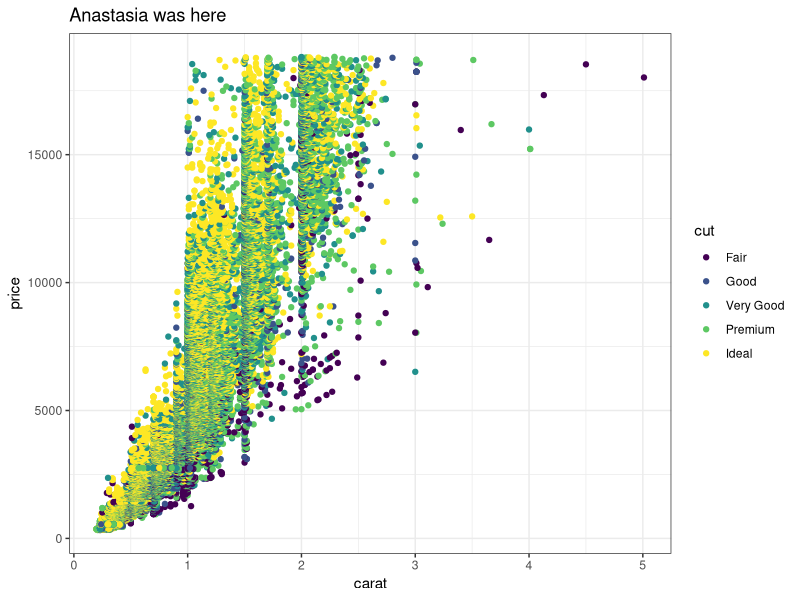
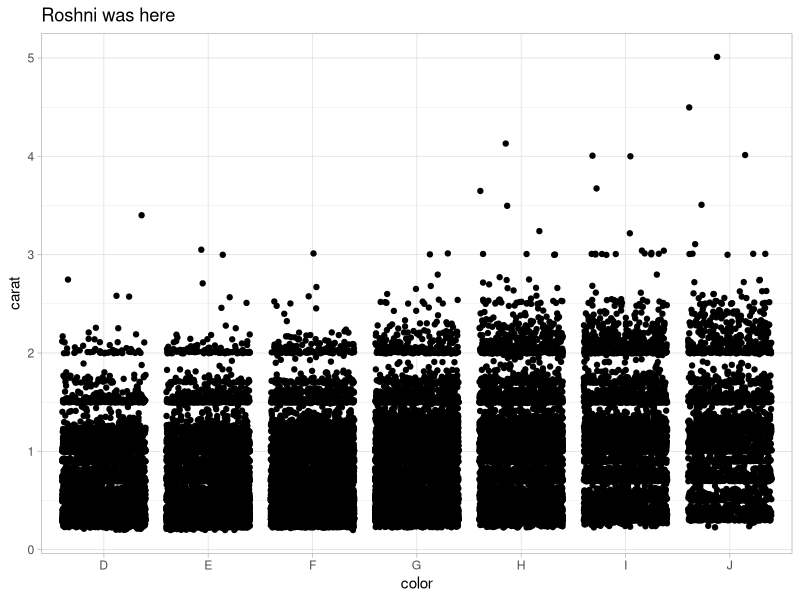
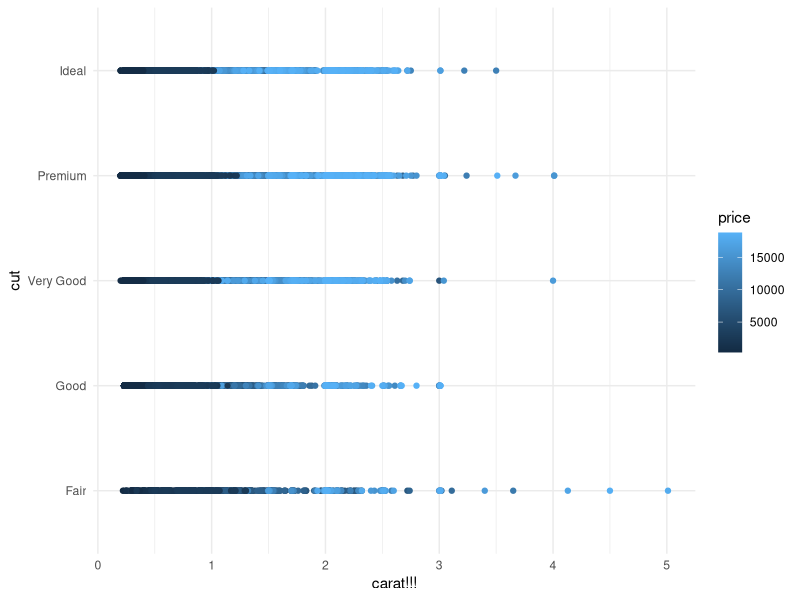

Here is the R script that generated these plots, in order:
## ---- chunk 1
knitr::opts_chunk$set(echo = TRUE)
library(tidyverse)
## ---- chunk 2
# Partner 1: 
# Run the code below to see the original graph
# Change the code below to make the point color change based on 'cut', and update the theme to theme_bw(). Update the title to include your first name. 

ggplot(data = diamonds, aes(x = carat, y = price, color = cut)) +
  geom_point() +
  theme_bw() +
  labs(title = "Anastasia was here")
## ---- chunk 3
# Partner 2: 
# Run the code below to see the original graph
# Change the code below to make the geom a geom_jitter, and update the theme to theme_light. Update the title to include your first name. 

ggplot(data = diamonds, aes(x = color, y = carat)) +
  geom_jitter() +
  theme_light() +
  labs(title = "Roshni was here")
## ---- chunk 4

ggplot(data = diamonds, aes(x = carat, y = cut, color = price)) +
  geom_point() +
  theme_minimal()+
  labs(
    x = "carat!!!"
  )
# a SUPER exciting graph :) definitely!
## ---- chunk 5
diamonds_ideal <- diamonds %>% 
  filter(cut=="Ideal")
